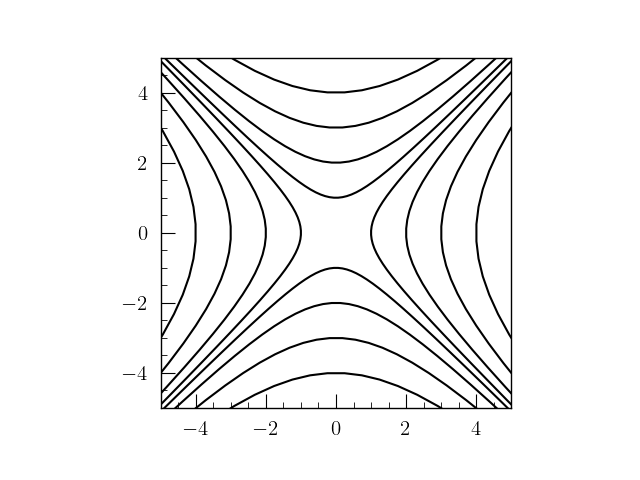

The script that saved this image:
import numpy as np
import matplotlib.pyplot as plt

def main():

    plt.axes(aspect="equal")
    plt.xlim(-5, 5)
    plt.ylim(-5, 5)
    for r in [1, 2, 3, 4]:
        t = np.linspace(-3, 3)
        x = r * np.cosh(t)
        y = r * np.sinh(t)
        plt.plot(x, y, color="black")
        plt.plot(-x, y, color="black")
        plt.plot(y, x,color="black")
        plt.plot(y, -x, color="black")
    plt.savefig("boost.png")

if __name__ == "__main__":
    main()
